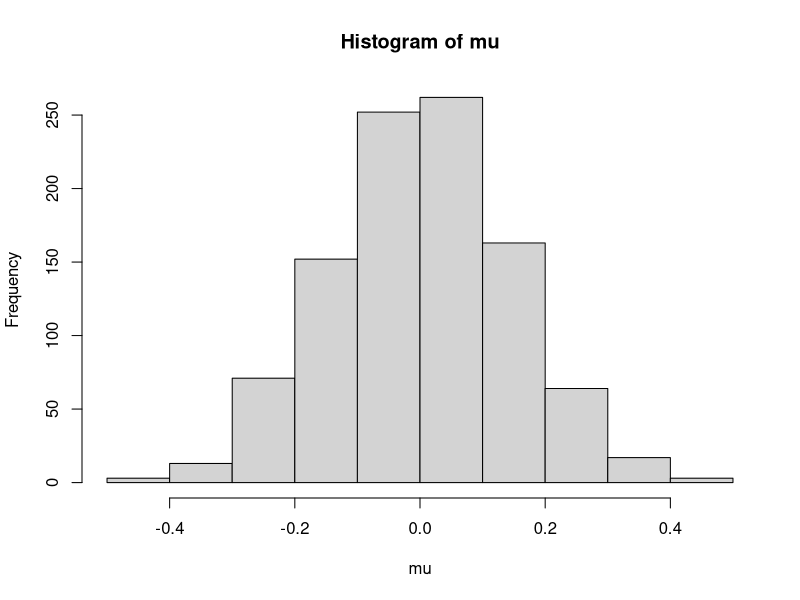
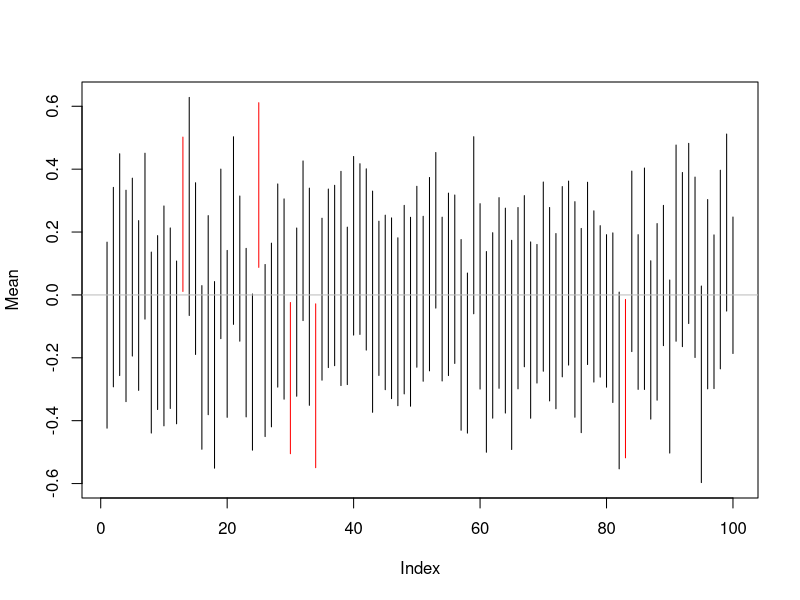
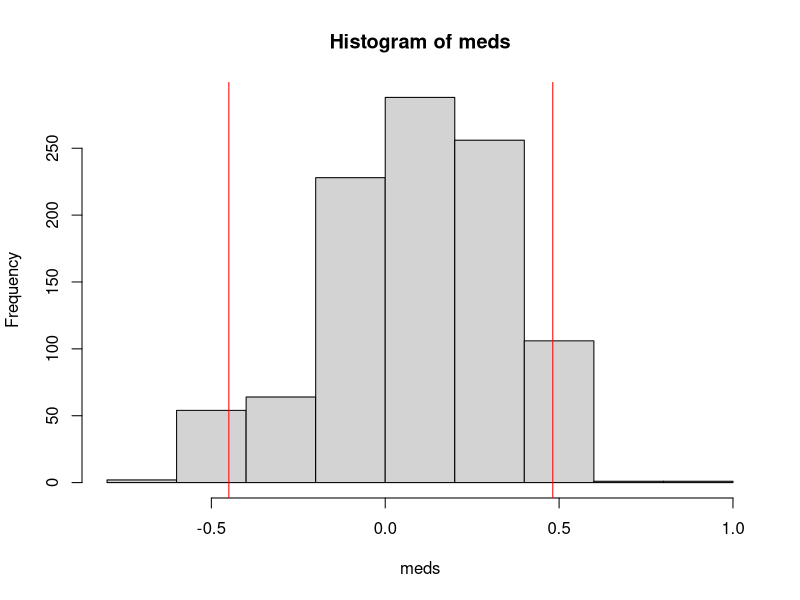
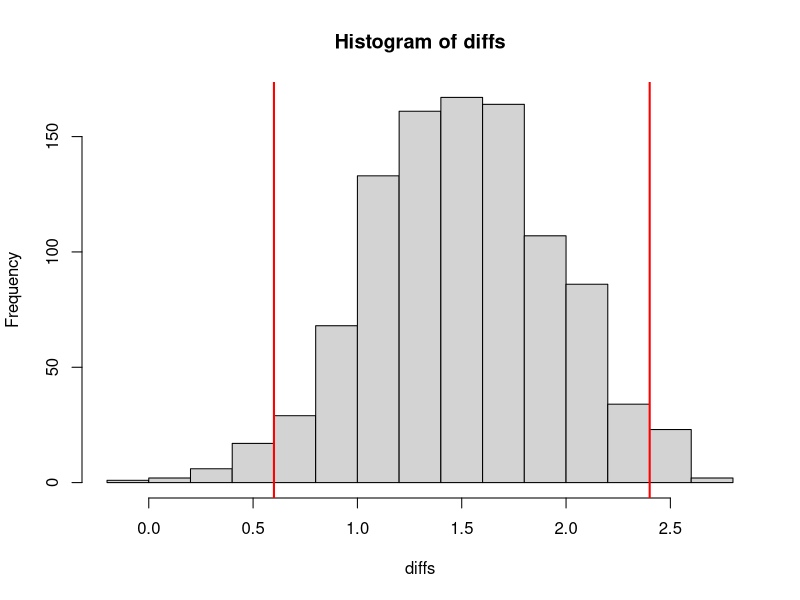
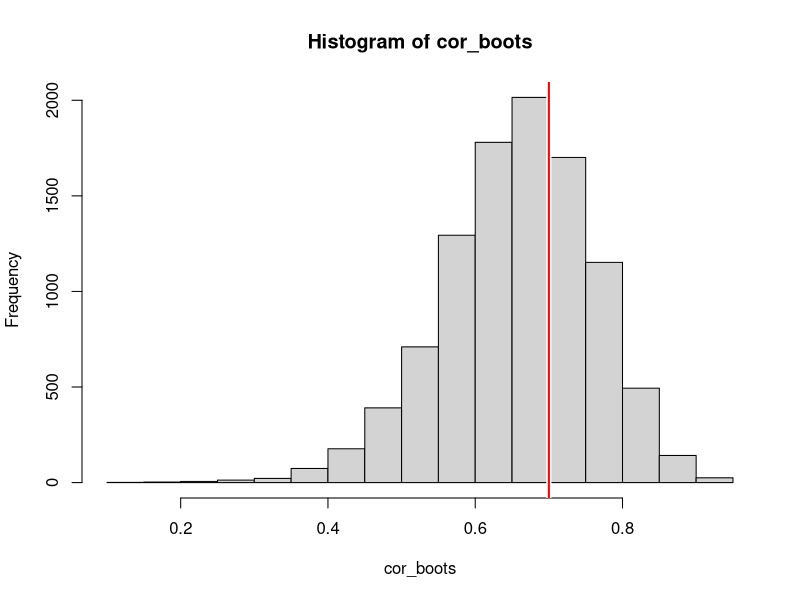

Source code (R) for these figures, in order:


# Quick Review of Inferential Stats --------------------------------------------------


# let's start by constructing a sampling distribution of the mean for a normal population with
# mean 0 and standard deviation of 1 and an n 0f 10. Remember that the sampling distribution
# of the mean

# sample size
n <- 50

# number of replicate samples
n_samps <- 1000

# let's sample from this population 1000 times. We will store it in a matrix
# where each column is an independent sample
samples <- matrix(sample(rnorm(n*n_samps)), ncol = n_samps)

# now we will iterate over the columns and calculate the mean of each column (i.e.
# the mean of each independent sample)
mu <- apply(samples, 2, mean)

# plot the histogram of these values (i.e. an approximation of the sampling
# distribution of the mean)
hist(mu)

# the standard deviation of this distribution is the standard error of the mean,
# which we know analytically is sigma/sqrt(n), i.e. 1/sqrt(50) in this case. Is the standard
# deviation of this sampling distribution close to the analytic standard error?
1/sqrt(n)
sd(mu)

# we can use our understanding of sampling distributions and their dispersion
# to make inferences about the questions that we are interested in

# as an aside, this information is used to calculate p-values, to calculate
# a p-value of a one-sample t-test you would divide the mean of the sample by the
# standard error, this gives you an estimate of how many standard deviations the sample
# mean is from 0 given the null sampling distribution centered on 0. e.g.:

# take a sample
samp <- rnorm(n, 1, 1)

# calculate the t-value (number of sampling distribution stand. devs. the
# sample mean is away from 0)
t_val <- mean(samp)/(sd(samp)/sqrt(n))

# now calculate how extreme this value is (for a 2-tailed test we add the probability
# above and below the t_value and -t_value)
pt(t_val, n-1, lower.tail = F) + pt(-t_val, n-1)

t.test(samp)

# Confidence Intervals ----------------------------------------------------



# Let's reacquaint ourselves with our old friend the confidence interval
# remember that a 95% confidence interval is expected to contain the true value
# 95% of the time. But this doesn't mean there is 95% probability that a given
# confidence interval contains the true value, it either does or it doesn't.

# let's try sampling from a normal distribution with a mean of 0, a sd of 1
# and a sample size of 10. Let's repeat this sampling 100 times and see how often 
# our confidence interval contains the true population mean of 0

n_samps <- 100

# sample it into a matrix to perform calculations on
samps <- matrix(rnorm(n*n_samps), ncol = n_samps)

# get the means of the replicate samples
mu_samps <- apply(samps, 2, mean)

# get standard error estimates (remember, standard errors are standard deviations of 
# sampling distributions--fu***ng statisticians)
se_samps <- apply(samps, 2, function(x) sd(x)/sqrt(n))

# the sampling distribution for the mean of a normal distribution with unknown
# mean and unknown standard deviation follows the t distribution with 
# n-1 degrees of freedom, so, to convert our means and standard 
# errors into 95% confidence intervals we take the .025th
# and .975th quantiles of an n-1 t distribution, multiply that by our standard 
# error estimate,and add it to the sample mean.

# So our confidence intervals are...
lwr <- mu_samps + qt(.025, n-1) * se_samps
upr <- mu_samps + qt(.975, n-1) * se_samps

## plot our 100 confidence intervals

# index for the intervals
id <- 1:100

# whether an interval contains the true value (0) + 1 to index color to make intervals
# that miss the true value red, and intervals that contain it 0
in_out <- as.integer(upr >= 0 & lwr <= 0) + 1
in_out_cols <- c("red", "black")[in_out]

# create an empty plot to put the intervals in
plot(NULL, xlim = c(1,100), ylim = c(min(lwr), max(upr)), ylab = "Mean")

# plot the intervals, make those that contain the true value black and those
# that don't red
segments(x0 = id, y0 = lwr, x1 = id, y1 = upr, col = in_out_cols)

# add a horizontal line to indicate the true value of the population
abline(h = 0, col = "grey")

# how many intervals missed the true value?
sum(upr >= 0 & lwr <= 0)


# so the confidence interval is a way for us to make inferences about our data.
# if we want to ask if a population's mean is different than 0, we sample, construct
# the confidence interval (at whatever confidence, for an alpha of .05, we would use
# a 95% confidence interval), and see if our interval contains that value or not. If 
# our interval contains 0, we wouldn't reject the null hypothesis that the population's
# mean is 0, otherwise, we could.



# The Bootstrap -----------------------------------------------------------



# So to bring it back around to bootstrapping: bootstrapping is a method that allows
# us to create sampling distributions--and confidence intervals--for any statistic
# that we can think of. For example, we (humanity, not just hacky hours) don't know
# how to analytically construct a sampling distribution for the median, but with
# bootstrapping it is straightforward.

# the big assumption for using bootstrapping is that the sample accurately represents
# the population. If this is true, we can approximate the sampling distribution of 
# any statistic of interest by re-sampling, with replacement, from our sample. We then
# calculate our statistic and repeat this process many times. This will give us
# an approximation of the sampling distribution and the simplest way to get a confidence
# interval is to take the .025 and .925 quantile values (for a 95% confidence interval)

n <- 50

# we take our sample
m <- rnorm(n)

# we take b re-samples with replacement
b <- 1000
B <- matrix(sample(m, n*b, replace = T), ncol = b)

# and calculate the median for each bootstrap sample

meds <- apply(B, 2, median)

# and our 95% confidence interval is...
quantile(meds, c(.025, .975))

# we can plot it:
hist(meds)
abline(v = quantile(meds, c(.025, .975)), col = "red")


# benefits of bootstrapping: flexible, maybe more realistic assumptions
# drawbacks: need to assume that the sample is representative of the population,
# i.e. a bad sample will give a bad confidence interval.

# try it out, take a sample from a population with two groups having some characteristic
# poisson distributed around the group mean. Group A has a mean of 2 and group B has
# a mean of 4. Sample 30 individuals from each group and use bootstrapping to 
# construct a 95% confidence interval of the difference in means between the groups (
# i.e. what is the confidence interval of mu_b - mu_a). Does the interval contain 0?
# does it contain the true value of 2?


n <- 30

# sample A
a <- rpois(n, 2)

# sample B
b <- rpois(n, 4)

# take 1000 bootstrap replicates of a and b, calculate the difference of the means
a <- matrix(sample(a, n*1000, replace = T), ncol = 1000)
b <- matrix(sample(b, n*1000, replace = T), ncol = 1000)

# what is the 95% confidence interval
diffs <- apply(b, 2, mean) - apply(a, 2, mean)
quantile(diffs, c(.025, .975))

# plot the sampling distribution of the difference of means
hist(diffs)
abline(v = quantile(diffs, c(.025, .975)), col = "red", lwd = 2)


# let's try with a correlation, with a true correlation of .7
set.seed(12042014)
SIGMA <- matrix(c(1, .7, .7, 1), ncol = 2)
y <- MASS::mvrnorm(n, mu = c(0,0), Sigma = SIGMA)

# here's the analytic estimates of the confidence interval
cor.test(y[,1], y[,2])$conf.int


# this time, it's important to keep track of indices since a and b are not independent!
idx <- matrix(sample(1:nrow(y), n*10000, replace = T), ncol = 10000)

# calculate the correlation of each bootstrap
cor_boots <- apply(idx, 2, function(x) cor(y[x,1], y[x,2]))

# what is the 95% confidence interval?
quantile(cor_boots, c(.025, .975))

hist(cor_boots)
abline(v = .7, col = "white", lwd = 5)
abline(v = .7, col = "red", lwd = 2)
